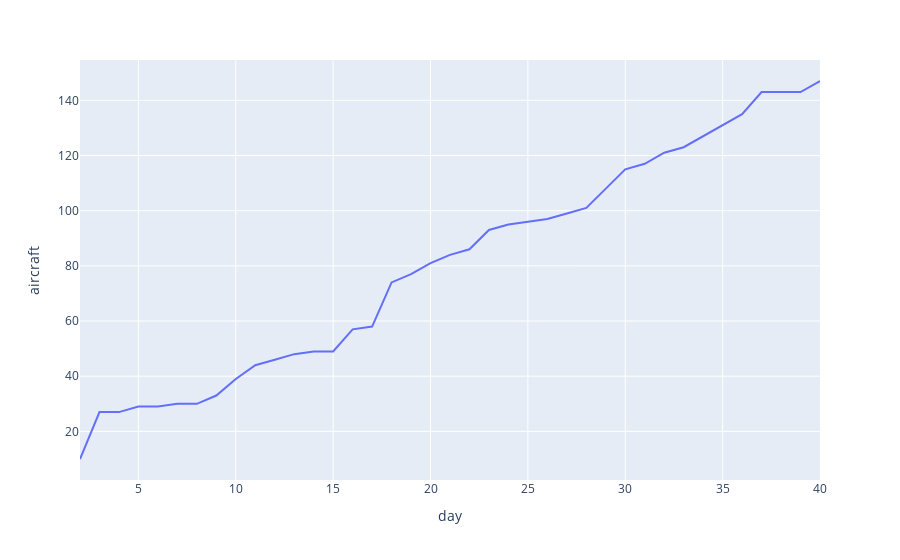

The cell this chart's notebook holds for it:
### Code cell
data = df.reset_index()
px.line(data, x='day', y='aircraft')

### Figure 1 — Plotly figure (JSON) as saved in the notebook; plotly's stock layout.template omitted (floating-point values rounded to 4 significant figures)
{"data": [{"hovertemplate": "day=%{x}<br>aircraft=%{y}<extra></extra>", "legendgroup": "", "line": {"color": "#636efa", "dash": "solid"}, "marker": {"symbol": "circle"}, "mode": "lines", "name": "", "orientation": "v", "showlegend": false, "type": "scatter", "x": [2, 3, 4, 5, 6, 7, 8, 9, 10, 11, 12, 13, 14, 15, 16, 17, 18, 19, 20, 21, 22, 23, 24, 25, 26, 27, 28, 29, 30, 31, 32, 33, 34, 35, 36, 37, 38, 39, 40], "xaxis": "x", "y": [10, 27, 27, 29, 29, 30, 30, 33, 39, 44, 46, 48, 49, 49, 57, 58, 74, 77, 81, 84, 86, 93, 95, 96, 97, 99, 101, 108, 115, 117, 121, 123, 127, 131, 135, 143, 143, 143, 147], "yaxis": "y"}], "layout": {"legend": {"tracegroupgap": 0}, "margin": {"t": 60}, "xaxis": {"anchor": "y", "domain": [0, 1], "title": {"text": "day"}}, "yaxis": {"anchor": "x", "domain": [0, 1], "title": {"text": "aircraft"}}}}
